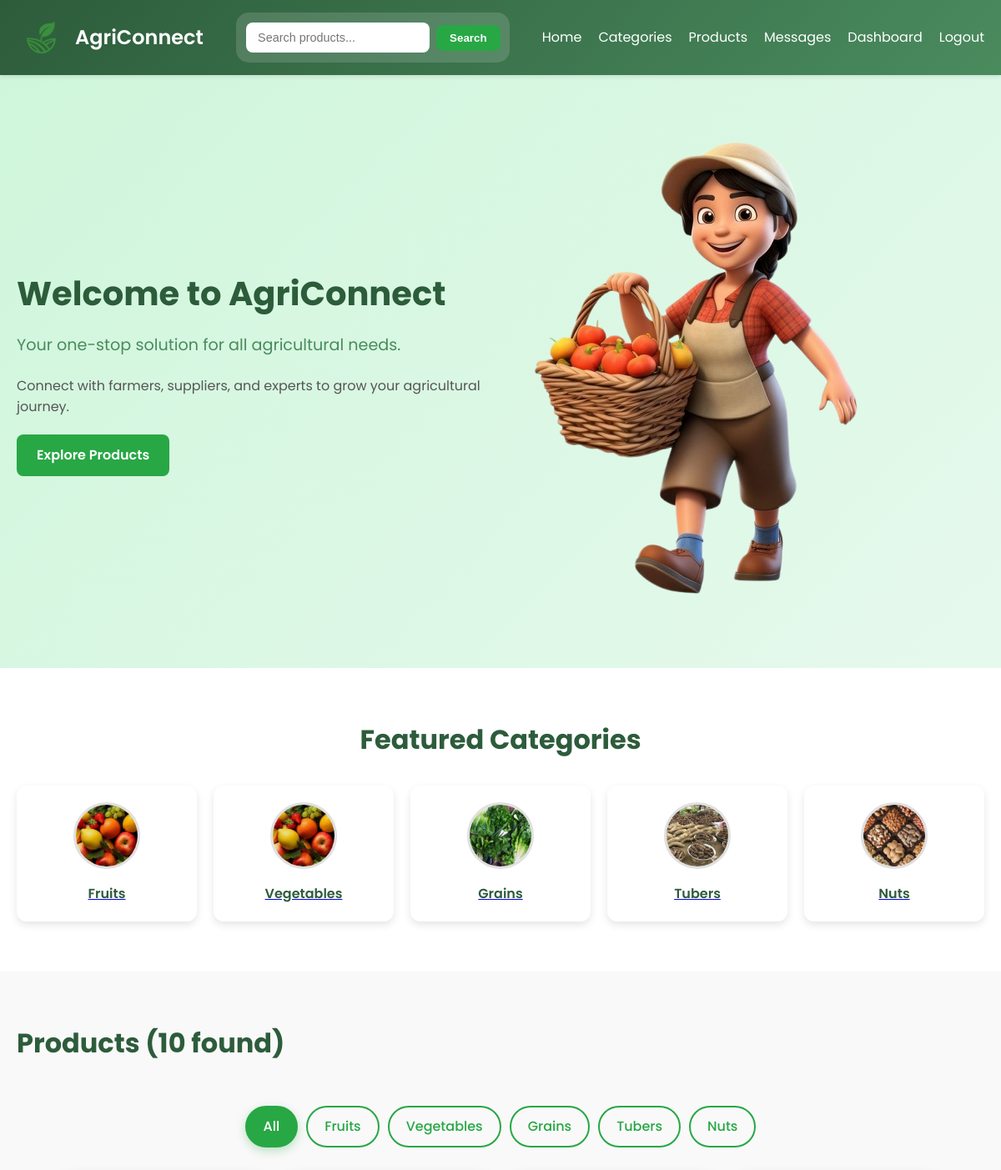
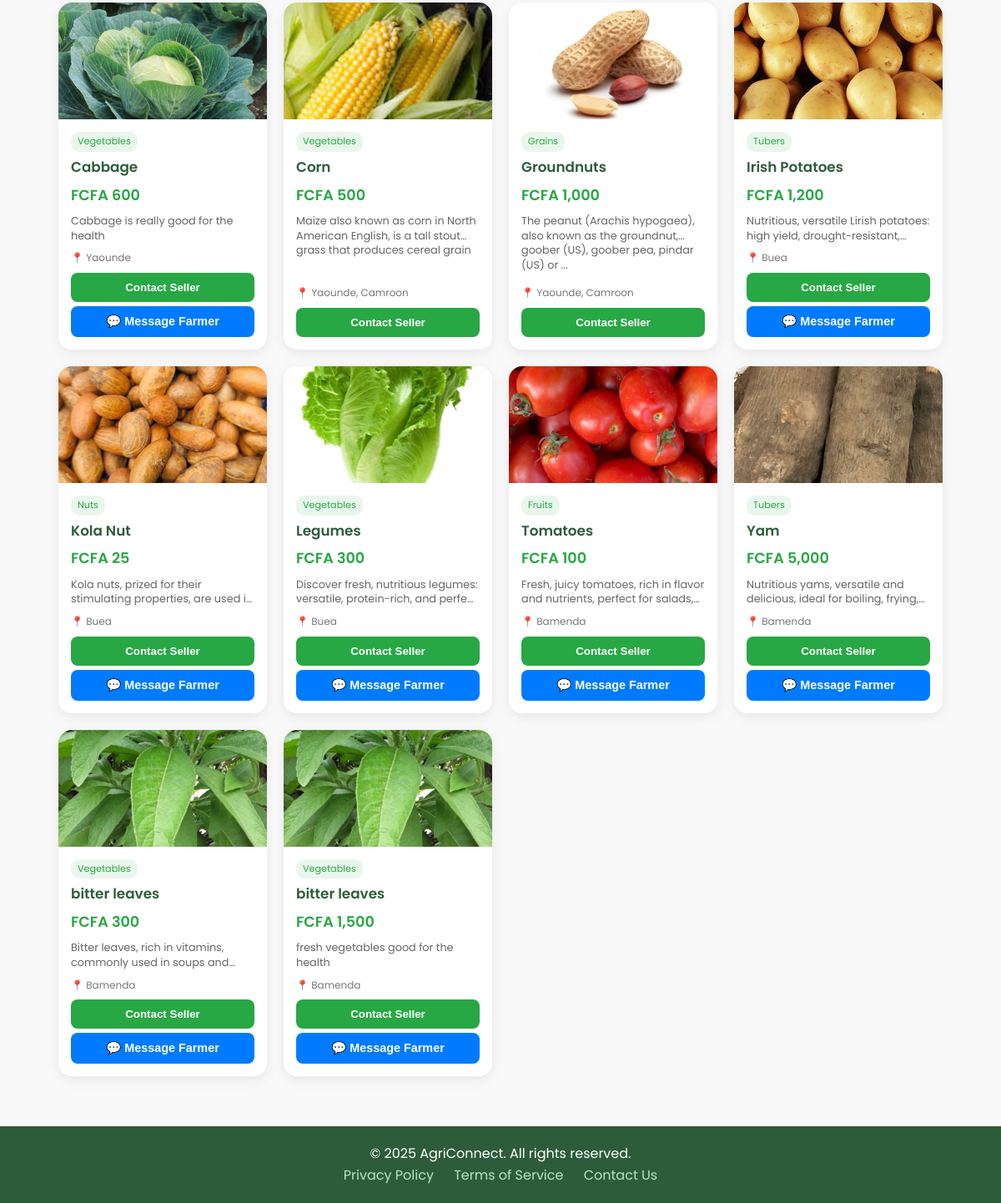
/ (signed in), run on the app's committed database (2 pictures, top to bottom).
### app/models/product.py (models this page shows, shortened)
class Category(db.Model):
    __tablename__ = 'categories'
    id = db.Column(db.Integer, primary_key=True)
    name = db.Column(db.String(50), nullable=False, unique=True)
    description = db.Column(db.Text, nullable=True)
    parent_id = db.Column(db.Integer, db.ForeignKey('categories.id'), nullable=True)
    created_at = db.Column(db.DateTime, default=datetime.now)
    image = db.Column(db.String(255), nullable=True)  # Path or URL to the category image
    parent = db.relationship('Category', remote_side=[id], backref='subcategories', lazy=True)

class Product(db.Model):
    __tablename__ = 'products'
    id = db.Column(db.Integer, primary_key=True)
    name = db.Column(db.String(100), nullable=False)
    description = db.Column(db.Text, nullable=True)
    price = db.Column(db.Float, nullable=False)
    quantity = db.Column(db.Integer, nullable=False, default=1)
    unit = db.Column(db.String(20), nullable=False, default='pieces')  # kg, g, pieces, bunches, bags, boxes, liters
    location = db.Column(db.String(200), nullable=True)  # Farm location/address
    harvest_date = db.Column(db.String(100), nullable=True)  # When was this harvested
    image_url = db.Column(db.String(255), nullable=True)  # Path or URL to the product image
    farmer_id = db.Column(db.Integer, db.ForeignKey('users.id'), nullable=False)
    category_id = db.Column(db.Integer, db.ForeignKey('categories.id'), nullable=False)
    created_at = db.Column(db.DateTime, default=datetime.now)
    updated_at = db.Column(db.DateTime, default=datetime.now, onupdate=datetime.now)
    category = db.relationship('Category', backref='products', lazy=True)
    images = db.relationship('ProductImage', backref='product', lazy=True, cascade='all, delete-orphan')

class ProductImage(db.Model):
    __tablename__ = 'product_images'
    id = db.Column(db.Integer, primary_key=True)
    product_id = db.Column(db.Integer, db.ForeignKey('products.id'), nullable=False)
    image_url = db.Column(db.String(255), nullable=False)
    is_primary = db.Column(db.Boolean, default=False)
    created_at = db.Column(db.DateTime, default=datetime.now)

### app/views/main/__init__.py (the view)
@main_bp.route('/')
@login_required
def index():
    try:
        search_query = request.args.get('q', '').strip()
        category_name = request.args.get('category', '')
        sort_by = request.args.get('sort', 'name')
        order = request.args.get('order', 'asc')
        page = request.args.get('page', 1, type=int)
        per_page = 12
        products_query = Product.query
        if search_query:
            products_query = products_query.filter(
                Product.name.contains(search_query) |
                Product.description.contains(search_query)
            )
        if category_name and category_name.lower() != "all":
            products_query = products_query.join(Category).filter(Category.name.ilike(category_name))
        if sort_by == 'price':
            if order == 'desc':
                products_query = products_query.order_by(desc(Product.price))
            else:
                products_query = products_query.order_by(asc(Product.price))
        elif sort_by == 'created_at':
            products_query = products_query.order_by(desc(Product.created_at))
        else:  # name
            if order == 'desc':
                products_query = products_query.order_by(desc(Product.name))
            else:
                products_query = products_query.order_by(asc(Product.name))
        products_pagination = products_query.paginate(
            page=page, per_page=per_page, error_out=False
        )
        categories = Category.query.all()
        content = {
            'categories': categories,
            'products': products_pagination.items,
            'pagination': products_pagination,
            'current_search': search_query,
            'current_category': category_name,
            'current_sort': sort_by,
            'current_order': order,
            'total_products': products_pagination.total
        }
        return render_template('main/index.html', **content)
    except SQLAlchemyError as e:
        flash('An error occurred while loading products. Please try again.', 'error')
        categories = Category.query.all()
        return render_template('main/index.html',
                             categories=categories,
                             products=[],
                             pagination=None,
                             total_products=0,
                             current_search='',
                             current_category='',
                             current_sort='name',
                             current_order='asc')

### app/extensions.py (called while the page is built)
def initialize_extensions(app: Flask):
    db.init_app(app)
    login_manager.init_app(app)
    bcrypt.init_app(app)
    login_manager.login_view = 'auth.login'  # Redirect to the login page if not authenticated
    login_manager.login_message = 'Please log in to access this page.'  # Custom message for unauthenticated users
    login_manager.session_protection = 'strong'  # Use strong session protection
    socketio.init_app(app)  # Initialize SocketIO with the Flask app
    from app.models.user import User
    @login_manager.user_loader
    def load_user(user_id: str) -> Optional[User]:
        return User.query.get(int(user_id))

### app/templates/main/index.html (shortened to what this page needs)
<!DOCTYPE html>
<html lang="en">
<head>
    <link rel="stylesheet" href="{{ url_for('static', filename='css/UserDashboard.css') }}" />
</head>
<body>
    <header class="header">
        <div class="container">
            <div class="logo-container">
                <img class="logo" src="{{ url_for('static', filename='img/agrilogo.PNG') }}" alt="AgriConnect Logo" />
                <h1 class="brand-name">AgriConnect</h1>
            </div>
            <form method="get" class="search-form">
                <input type="text" name="q" placeholder="Search products..." value="{{ request.args.get('q', '') }}"
                    aria-label="Search products" />
                <button type="submit" class="search-button">Search</button>
            </form>
            <nav class="nav">
                <ul>
                    <li><a href="#home" class="nav-link">Home</a></li>
                    <li><a href="#categories" class="nav-link">Categories</a></li>
                    <li><a href="#products" class="nav-link">Products</a></li>
                    {% if current_user.is_authenticated %}
                    <li><a href="{{ url_for('message.index') }}" class="nav-link">Messages</a></li>
                    {% if current_user.role == 'admin' %}
                    <li><a href="{{ url_for('admin.dashboard') }}" class="nav-link">Admin</a></li>
                    {% elif current_user.role == 'farmer' %}
                    <li><a href="{{ url_for('farmer.dashboard') }}" class="nav-link">Dashboard</a></li>
                    {% endif %}
                    <li><a href="{{ url_for('auth.logout') }}" class="nav-link">Logout</a></li>
                    {% else %}
                    <li><a href="{{ url_for('auth.login') }}" class="nav-link">Login</a></li>
                    <li><a href="{{ url_for('auth.register') }}" class="nav-link">Register</a></li>
                    {% endif %}
                </ul>
            </nav>
        </div>
    </header>
    <section id="home" class="hero">
        <div class="container hero-content">
            <div class="hero-text">
                <h1>Welcome to AgriConnect</h1>
                <p class="subtitle">Your one-stop solution for all agricultural needs.</p>
                <p>Connect with farmers, suppliers, and experts to grow your agricultural journey.</p>
                <a href="#products" class="cta-button">Explore Products</a>
            </div>
            <div class="hero-image">
                <img src="{{ url_for('static', filename='img/woman.png') }}" alt="Woman with fruits" />
            </div>
        </div>
    </section>
    <section id="categories" class="categories">
        <div class="container">
            <h2>Featured Categories</h2>
            <div class="categories-grid">
                {% for category in categories %}
                <a href="{{ url_for('main.index', category=category.name) }}" class="category-card" role="button"
                    tabindex="0" aria-label="View {{ category.name }} category">
                    <img class="category-img" src="{{ category.image }}" alt="{{ category.name }}" />
                    <p class="category-name">{{ category.name }}</p>
                </a>
                {% endfor %}
            </div>
        </div>
    </section>
    <section id="products" class="products-section">
        <div class="container">
            <div class="products-header">
                <h2>Products ({{ total_products }} found)</h2>
            </div>
            <div class="filter-buttons">
                <a href="{{ url_for('main.index', q=current_search, sort=current_sort, order=current_order) }}"
                    class="filter-button {% if not current_category or current_category == 'All' %}active{% endif %}">All</a>
                {% for category in categories %}
                <a href="{{ url_for('main.index', category=category.name, q=current_search, sort=current_sort, order=current_order) }}"
                    class="filter-button {% if current_category == category.name %}active{% endif %}">{{ category.name
                    }}</a>
                {% endfor %}
            </div>
            <div class="products-grid">
                {% for product in products %}
                <div class="product-card" role="article" aria-label="{{ product.name }}">
                    {% if product.images %}
                    <img src="{{ product.images[0].image_url }}" alt="{{ product.name }}" loading="lazy" />
                    {% else %}
                    <div class="product-placeholder">No Image</div>
                    {% endif %}
                    <div class="product-info">
                        <div class="product-category">{{ product.category.name if product.category else 'N/A' }}</div>
                        <h3 class="product-name">{{ product.name }}</h3>
                        <p class="product-price">FCFA {{ "{:,.0f}".format(product.price) }}</p>
                        <p class="product-description">{{ product.description[:100] }}{% if product.description|length >
                            100 %}...{% endif %}</p>
                        <p class="product-location">📍 {{ product.location if product.location else 'Unknown' }}
                        </p>
                        <button class="contact-button" data-product-id="{{ product.id }}"
                            data-product-name="{{ product.name }}"
                            data-farmer-email="{{ product.farmer.email if product.farmer else 'N/A' }}"
                            onclick="contactSeller(this.dataset.productId, this.dataset.productName, this.dataset.farmerEmail)"
                            aria-label="Contact seller for {{ product.name }}">Contact Seller</button>
                        {% if current_user.is_authenticated and current_user.id != product.farmer_id %}
                        <button class="message-button" data-farmer-id="{{ product.farmer_id }}"
                            data-product-id="{{ product.id }}" data-product-name="{{ product.name }}"
                            data-farmer-username="{{ product.farmer.username if product.farmer else 'Unknown' }}"
                            onclick="messageFarmer(this.dataset.farmerId, this.dataset.productId, this.dataset.productName, this.dataset.farmerUsername)"
                            aria-label="Message farmer for {{ product.name }}">💬 Message Farmer</button>
                        {% endif %}
                    </div>
                </div>
                {% else %}
                <div class="no-products">
                    <h3>No products found</h3>
                    <p>Try adjusting your search or filter criteria.</p>
                </div>
                {% endfor %}
            </div>
        </div>
    </section>
    <footer class="footer">
        <div class="container">
            <p>© 2025 AgriConnect. All rights reserved.</p>
            <div class="footer-links">
                <a href="#privacy">Privacy Policy</a>
                <a href="#terms">Terms of Service</a>
                <a href="{{url_for('main.about')}}">Contact Us</a>
            </div>
        </div>
    </footer>
</body>
</html>

### data on the page
Category: image (picture), name "Fruits"
Category: image (picture), name "Vegetables"
Category: image (picture), name "Grains"
Category: image (picture), name "Tubers"
Category: image (picture), name "Nuts"
Product: image_url (picture), category "Vegetables", name "Cabbage", price "600", description "Cabbage is really good for the health", location "Yaounde"
Product: image_url (picture), category "Vegetables", name "Corn", price "500", description "Maize also known as corn in North American English, is a tall stout grass that produces cereal grain", location "Yaounde, Camroon"
Product: image_url (picture), category "Grains", name "Groundnuts", price "1,000", description "The peanut (Arachis hypogaea), also known as the groundnut, goober (US), goober pea, pindar (US) or", location "Yaounde, Camroon"
Product: image_url (picture), category "Tubers", name "Irish Potatoes", price "1,200", description "Nutritious, versatile Lirish potatoes: high yield,…", location "Buea"
Product: image_url (picture), category "Nuts", name "Kola Nut", price "25", description "Kola nuts, prized for their stimulating properties, are used…", location "Buea"
Product: image_url (picture), category "Vegetables", name "Legumes", price "300", description "Discover fresh, nutritious legumes: versatile, protein-rich, and…", location "Buea"
Product: image_url (picture), category "Fruits", name "Tomatoes", price "100", description "Fresh, juicy tomatoes, rich in flavor and nutrients, perfect for…", location "Bamenda"
Product: image_url (picture), category "Tubers", name "Yam", price "5,000", description "Nutritious yams, versatile and delicious, ideal for boiling,…", location "Bamenda"
Product: image_url (picture), category "Vegetables", name "bitter leaves", price "300", description "Bitter leaves, rich in vitamins, commonly used in soups…", location "Bamenda"
Product: image_url (picture), category "Vegetables", name "bitter leaves", price "1,500", description "fresh vegetables good for the health", location "Bamenda"

### other printed values
{{ total_products }} "10"
